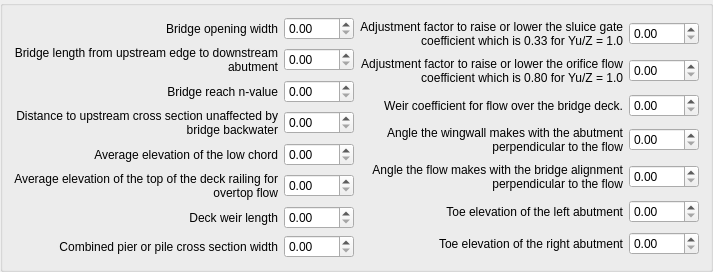
    <widget class="QGroupBox" name="groupBox_2">
     <property name="sizePolicy">
      <sizepolicy hsizetype="Preferred" vsizetype="Preferred">
       <horstretch>0</horstretch>
       <verstretch>0</verstretch>
      </sizepolicy>
     </property>
     <property name="minimumSize">
      <size>
       <width>0</width>
       <height>0</height>
      </size>
     </property>
     <property name="maximumSize">
      <size>
       <width>16777215</width>
       <height>16777215</height>
      </size>
     </property>
     <property name="title">
      <string/>
     </property>
     <layout class="QGridLayout" name="gridLayout_11">
      <item row="0" column="0">
       <layout class="QGridLayout" name="gridLayout_10">
        <property name="sizeConstraint">
         <enum>QLayout::SetMaximumSize</enum>
        </property>
        <item row="0" column="0">
         <layout class="QGridLayout" name="gridLayout_29">
          <property name="sizeConstraint">
           <enum>QLayout::SetFixedSize</enum>
          </property>
          <item row="2" column="0">
           <layout class="QGridLayout" name="gridLayout_16">
            <property name="sizeConstraint">
             <enum>QLayout::SetFixedSize</enum>
            </property>
            <item row="0" column="0">
             <widget class="QLabel" name="label_23">
              <property name="text">
               <string>Bridge reach n-value</string>
              </property>
              <property name="alignment">
               <set>Qt::AlignRight|Qt::AlignTrailing|Qt::AlignVCenter</set>
              </property>
              <property name="wordWrap">
               <bool>true</bool>
              </property>
             </widget>
            </item>
            <item row="0" column="1">
             <widget class="QDoubleSpinBox" name="BN_VALUE_dbox">
              <property name="sizePolicy">
               <sizepolicy hsizetype="Fixed" vsizetype="Fixed">
                <horstretch>0</horstretch>
                <verstretch>0</verstretch>
               </sizepolicy>
              </property>
              <property name="minimumSize">
               <size>
                <width>70</width>
                <height>0</height>
               </size>
              </property>
              <property name="maximumSize">
               <size>
                <width>62</width>
                <height>16777215</height>
               </size>
              </property>
              <property name="maximum">
               <double>9999.000000000000000</double>
              </property>
             </widget>
            </item>
           </layout>
          </item>
          <item row="3" column="0">
           <layout class="QGridLayout" name="gridLayout_17">
            <property name="sizeConstraint">
             <enum>QLayout::SetFixedSize</enum>
            </property>
            <item row="0" column="0">
             <widget class="QLabel" name="label_22">
              <property name="text">
               <string>Distance to upstream cross section unaffected by bridge backwater</string>
              </property>
              <property name="alignment">
               <set>Qt::AlignRight|Qt::AlignTrailing|Qt::AlignVCenter</set>
              </property>
              <property name="wordWrap">
               <bool>true</bool>
              </property>
             </widget>
            </item>
            <item row="0" column="1">
             <widget class="QDoubleSpinBox" name="UPLENGTH12_dbox">
              <property name="sizePolicy">
               <sizepolicy hsizetype="Fixed" vsizetype="Fixed">
                <horstretch>0</horstretch>
                <verstretch>0</verstretch>
               </sizepolicy>
              </property>
              <property name="minimumSize">
               <size>
                <width>70</width>
                <height>0</height>
               </size>
              </property>
              <property name="maximumSize">
               <size>
                <width>62</width>
                <height>16777215</height>
               </size>
              </property>
              <property name="maximum">
               <double>9999.000000000000000</double>
              </property>
             </widget>
            </item>
           </layout>
          </item>
          <item row="0" column="0">
           <layout class="QGridLayout" name="gridLayout_14">
            <property name="sizeConstraint">
             <enum>QLayout::SetFixedSize</enum>
            </property>
            <item row="0" column="0">
             <widget class="QLabel" name="label_52">
              <property name="text">
               <string>Bridge opening width</string>
              </property>
              <property name="alignment">
               <set>Qt::AlignRight|Qt::AlignTrailing|Qt::AlignVCenter</set>
              </property>
              <property name="wordWrap">
               <bool>true</bool>
              </property>
             </widget>
            </item>
            <item row="0" column="1">
             <widget class="QDoubleSpinBox" name="BOPENING_dbox">
              <property name="sizePolicy">
               <sizepolicy hsizetype="Fixed" vsizetype="Fixed">
                <horstretch>0</horstretch>
                <verstretch>0</verstretch>
               </sizepolicy>
              </property>
              <property name="minimumSize">
               <size>
                <width>70</width>
                <height>0</height>
               </size>
              </property>
              <property name="maximumSize">
               <size>
                <width>62</width>
                <height>16777215</height>
               </size>
              </property>
              <property name="maximum">
               <double>9999.000000000000000</double>
              </property>
             </widget>
            </item>
           </layout>
          </item>
          <item row="1" column="0">
           <layout class="QGridLayout" name="gridLayout_15">
            <property name="sizeConstraint">
             <enum>QLayout::SetFixedSize</enum>
            </property>
            <item row="0" column="0">
             <widget class="QLabel" name="label_10">
              <property name="text">
               <string>Bridge length from upstream edge to downstream abutment</string>
              </property>
              <property name="alignment">
               <set>Qt::AlignRight|Qt::AlignTrailing|Qt::AlignVCenter</set>
              </property>
              <property name="wordWrap">
               <bool>true</bool>
              </property>
             </widget>
            </item>
            <item row="0" column="1">
             <widget class="QDoubleSpinBox" name="BLENGTH_dbox">
              <property name="sizePolicy">
               <sizepolicy hsizetype="Fixed" vsizetype="Fixed">
                <horstretch>0</horstretch>
                <verstretch>0</verstretch>
               </sizepolicy>
              </property>
              <property name="minimumSize">
               <size>
                <width>70</width>
                <height>0</height>
               </size>
              </property>
              <property name="maximumSize">
               <size>
                <width>62</width>
                <height>16777215</height>
               </size>
              </property>
              <property name="maximum">
               <double>9999.000000000000000</double>
              </property>
             </widget>
            </item>
           </layout>
          </item>
          <item row="5" column="0">
           <layout class="QGridLayout" name="gridLayout_19">
            <property name="sizeConstraint">
             <enum>QLayout::SetFixedSize</enum>
            </property>
            <item row="0" column="0">
             <widget class="QLabel" name="label_21">
              <property name="text">
               <string>Average elevation of the top of the deck railing for overtop flow</string>
              </property>
              <property name="alignment">
               <set>Qt::AlignRight|Qt::AlignTrailing|Qt::AlignVCenter</set>
              </property>
              <property name="wordWrap">
               <bool>true</bool>
              </property>
             </widget>
            </item>
            <item row="0" column="1">
             <widget class="QDoubleSpinBox" name="DECKHT_dbox">
              <property name="sizePolicy">
               <sizepolicy hsizetype="Fixed" vsizetype="Fixed">
                <horstretch>0</horstretch>
                <verstretch>0</verstretch>
               </sizepolicy>
              </property>
              <property name="minimumSize">
               <size>
                <width>70</width>
                <height>0</height>
               </size>
              </property>
              <property name="maximumSize">
               <size>
                <width>62</width>
                <height>16777215</height>
               </size>
              </property>
              <property name="maximum">
               <double>9999.000000000000000</double>
              </property>
             </widget>
            </item>
           </layout>
          </item>
          <item row="4" column="0">
           <layout class="QGridLayout" name="gridLayout_18">
            <property name="sizeConstraint">
             <enum>QLayout::SetFixedSize</enum>
            </property>
            <item row="0" column="0">
             <widget class="QLabel" name="label_11">
              <property name="text">
               <string>Average elevation of the low chord</string>
              </property>
              <property name="alignment">
               <set>Qt::AlignRight|Qt::AlignTrailing|Qt::AlignVCenter</set>
              </property>
              <property name="wordWrap">
               <bool>true</bool>
              </property>
             </widget>
            </item>
            <item row="0" column="1">
             <widget class="QDoubleSpinBox" name="LOWCHORD_dbox">
              <property name="sizePolicy">
               <sizepolicy hsizetype="Fixed" vsizetype="Fixed">
                <horstretch>0</horstretch>
                <verstretch>0</verstretch>
               </sizepolicy>
              </property>
              <property name="minimumSize">
               <size>
                <width>70</width>
                <height>0</height>
               </size>
              </property>
              <property name="maximumSize">
               <size>
                <width>62</width>
                <height>16777215</height>
               </size>
              </property>
              <property name="maximum">
               <double>9999.000000000000000</double>
              </property>
             </widget>
            </item>
           </layout>
          </item>
          <item row="6" column="0">
           <layout class="QGridLayout" name="gridLayout_20">
            <property name="sizeConstraint">
             <enum>QLayout::SetFixedSize</enum>
            </property>
            <item row="0" column="0">
             <widget class="QLabel" name="label_20">
              <property name="text">
               <string>Deck weir length</string>
              </property>
              <property name="alignment">
               <set>Qt::AlignRight|Qt::AlignTrailing|Qt::AlignVCenter</set>
              </property>
              <property name="wordWrap">
               <bool>true</bool>
              </property>
             </widget>
            </item>
            <item row="0" column="1">
             <widget class="QDoubleSpinBox" name="DECKLENGTH_dbox">
              <property name="sizePolicy">
               <sizepolicy hsizetype="Fixed" vsizetype="Fixed">
                <horstretch>0</horstretch>
                <verstretch>0</verstretch>
               </sizepolicy>
              </property>
              <property name="minimumSize">
               <size>
                <width>70</width>
                <height>0</height>
               </size>
              </property>
              <property name="maximumSize">
               <size>
                <width>62</width>
                <height>16777215</height>
               </size>
              </property>
              <property name="maximum">
               <double>9999.000000000000000</double>
              </property>
             </widget>
            </item>
           </layout>
          </item>
          <item row="7" column="0">
           <layout class="QGridLayout" name="gridLayout_21">
            <property name="sizeConstraint">
             <enum>QLayout::SetFixedSize</enum>
            </property>
            <item row="0" column="0">
             <widget class="QLabel" name="label_19">
              <property name="text">
               <string>Combined pier or pile cross section width</string>
              </property>
              <property name="alignment">
               <set>Qt::AlignRight|Qt::AlignTrailing|Qt::AlignVCenter</set>
              </property>
              <property name="wordWrap">
               <bool>true</bool>
              </property>
             </widget>
            </item>
            <item row="0" column="1">
             <widget class="QDoubleSpinBox" name="PIERWIDTH_dbox">
              <property name="sizePolicy">
               <sizepolicy hsizetype="Fixed" vsizetype="Fixed">
                <horstretch>0</horstretch>
                <verstretch>0</verstretch>
               </sizepolicy>
              </property>
              <property name="minimumSize">
               <size>
                <width>70</width>
                <height>0</height>
               </size>
              </property>
              <property name="maximumSize">
               <size>
                <width>62</width>
                <height>16777215</height>
               </size>
              </property>
              <property name="maximum">
               <double>9999.000000000000000</double>
              </property>
             </widget>
            </item>
           </layout>
          </item>
         </layout>
        </item>
        <item row="0" column="1">
         <layout class="QGridLayout" name="gridLayout_30">
          <property name="sizeConstraint">
           <enum>QLayout::SetFixedSize</enum>
          </property>
          <item row="0" column="0">
           <layout class="QGridLayout" name="gridLayout_22">
            <property name="sizeConstraint">
             <enum>QLayout::SetFixedSize</enum>
            </property>
            <item row="0" column="0">
             <widget class="QLabel" name="label_18">
              <property name="text">
               <string>Adjustment factor to raise or lower the sluice gate coefficient which is 0.33 for Yu/Z = 1.0</string>
              </property>
              <property name="alignment">
               <set>Qt::AlignRight|Qt::AlignTrailing|Qt::AlignVCenter</set>
              </property>
              <property name="wordWrap">
               <bool>true</bool>
              </property>
             </widget>
            </item>
            <item row="0" column="1">
             <widget class="QDoubleSpinBox" name="SLUICECOEFADJ_dbox">
              <property name="sizePolicy">
               <sizepolicy hsizetype="Fixed" vsizetype="Fixed">
                <horstretch>0</horstretch>
                <verstretch>0</verstretch>
               </sizepolicy>
              </property>
              <property name="minimumSize">
               <size>
                <width>70</width>
                <height>0</height>
               </size>
              </property>
              <property name="maximumSize">
               <size>
                <width>62</width>
                <height>16777215</height>
               </size>
              </property>
              <property name="maximum">
               <double>9999.000000000000000</double>
              </property>
             </widget>
            </item>
           </layout>
          </item>
          <item row="1" column="0">
           <layout class="QGridLayout" name="gridLayout_23">
            <property name="sizeConstraint">
             <enum>QLayout::SetFixedSize</enum>
            </property>
            <item row="0" column="0">
             <widget class="QLabel" name="label_17">
              <property name="text">
               <string>Adjustment factor to raise or lower the orifice flow coefficient which is 0.80 for Yu/Z = 1.0</string>
              </property>
              <property name="alignment">
               <set>Qt::AlignRight|Qt::AlignTrailing|Qt::AlignVCenter</set>
              </property>
              <property name="wordWrap">
               <bool>true</bool>
              </property>
             </widget>
            </item>
            <item row="0" column="1">
             <widget class="QDoubleSpinBox" name="ORIFICECOEFADJ_dbox">
              <property name="sizePolicy">
               <sizepolicy hsizetype="Fixed" vsizetype="Fixed">
                <horstretch>0</horstretch>
                <verstretch>0</verstretch>
               </sizepolicy>
              </property>
              <property name="minimumSize">
               <size>
                <width>70</width>
                <height>0</height>
               </size>
              </property>
              <property name="maximumSize">
               <size>
                <width>62</width>
                <height>16777215</height>
               </size>
              </property>
              <property name="maximum">
               <double>9999.000000000000000</double>
              </property>
             </widget>
            </item>
           </layout>
          </item>
          <item row="2" column="0">
           <layout class="QGridLayout" name="gridLayout_28">
            <property name="sizeConstraint">
             <enum>QLayout::SetFixedSize</enum>
            </property>
            <item row="0" column="0">
             <widget class="QLabel" name="label_16">
              <property name="text">
               <string>Weir coefficient for flow over the bridge deck.</string>
              </property>
              <property name="alignment">
               <set>Qt::AlignRight|Qt::AlignTrailing|Qt::AlignVCenter</set>
              </property>
              <property name="wordWrap">
               <bool>true</bool>
              </property>
             </widget>
            </item>
            <item row="0" column="1">
             <widget class="QDoubleSpinBox" name="COEFFWEIRB_dbox">
              <property name="sizePolicy">
               <sizepolicy hsizetype="Fixed" vsizetype="Fixed">
                <horstretch>0</horstretch>
                <verstretch>0</verstretch>
               </sizepolicy>
              </property>
              <property name="minimumSize">
               <size>
                <width>70</width>
                <height>0</height>
               </size>
              </property>
              <property name="maximumSize">
               <size>
                <width>62</width>
                <height>16777215</height>
               </size>
              </property>
              <property name="maximum">
               <double>9999.000000000000000</double>
              </property>
             </widget>
            </item>
           </layout>
          </item>
          <item row="3" column="0">
           <layout class="QGridLayout" name="gridLayout_27">
            <property name="sizeConstraint">
             <enum>QLayout::SetFixedSize</enum>
            </property>
            <item row="0" column="0">
             <widget class="QLabel" name="label_15">
              <property name="text">
               <string>Angle the wingwall makes with the abutment perpendicular to the flow</string>
              </property>
              <property name="alignment">
               <set>Qt::AlignRight|Qt::AlignTrailing|Qt::AlignVCenter</set>
              </property>
              <property name="wordWrap">
               <bool>true</bool>
              </property>
             </widget>
            </item>
            <item row="0" column="1">
             <widget class="QDoubleSpinBox" name="WINGWALL_ANGLE_dbox">
              <property name="sizePolicy">
               <sizepolicy hsizetype="Fixed" vsizetype="Fixed">
                <horstretch>0</horstretch>
                <verstretch>0</verstretch>
               </sizepolicy>
              </property>
              <property name="minimumSize">
               <size>
                <width>70</width>
                <height>0</height>
               </size>
              </property>
              <property name="maximumSize">
               <size>
                <width>62</width>
                <height>16777215</height>
               </size>
              </property>
              <property name="maximum">
               <double>9999.000000000000000</double>
              </property>
             </widget>
            </item>
           </layout>
          </item>
          <item row="4" column="0">
           <layout class="QGridLayout" name="gridLayout_26">
            <item row="0" column="0">
             <widget class="QLabel" name="label_13">
              <property name="text">
               <string>Angle the flow makes with the bridge alignment perpendicular to the flow</string>
              </property>
              <property name="alignment">
               <set>Qt::AlignRight|Qt::AlignTrailing|Qt::AlignVCenter</set>
              </property>
              <property name="wordWrap">
               <bool>true</bool>
              </property>
             </widget>
            </item>
            <item row="0" column="1">
             <widget class="QDoubleSpinBox" name="PHI_ANGLE_dbox">
              <property name="sizePolicy">
               <sizepolicy hsizetype="Fixed" vsizetype="Fixed">
                <horstretch>0</horstretch>
                <verstretch>0</verstretch>
               </sizepolicy>
              </property>
              <property name="minimumSize">
               <size>
                <width>70</width>
                <height>0</height>
               </size>
              </property>
              <property name="maximumSize">
               <size>
                <width>62</width>
                <height>16777215</height>
               </size>
              </property>
              <property name="maximum">
               <double>9999.000000000000000</double>
              </property>
             </widget>
            </item>
           </layout>
          </item>
          <item row="5" column="0">
           <layout class="QGridLayout" name="gridLayout_25">
            <property name="sizeConstraint">
             <enum>QLayout::SetFixedSize</enum>
            </property>
            <item row="0" column="0">
             <widget class="QLabel" name="label_14">
              <property name="text">
               <string>Toe elevation of the left abutment</string>
              </property>
              <property name="alignment">
               <set>Qt::AlignRight|Qt::AlignTrailing|Qt::AlignVCenter</set>
              </property>
              <property name="wordWrap">
               <bool>true</bool>
              </property>
             </widget>
            </item>
            <item row="0" column="1">
             <widget class="QDoubleSpinBox" name="LBTOEABUT_dbox">
              <property name="sizePolicy">
               <sizepolicy hsizetype="Fixed" vsizetype="Fixed">
                <horstretch>0</horstretch>
                <verstretch>0</verstretch>
               </sizepolicy>
              </property>
              <property name="minimumSize">
               <size>
                <width>70</width>
                <height>0</height>
               </size>
              </property>
              <property name="maximumSize">
               <size>
                <width>62</width>
                <height>16777215</height>
               </size>
              </property>
              <property name="maximum">
               <double>9999.000000000000000</double>
              </property>
             </widget>
            </item>
           </layout>
          </item>
          <item row="6" column="0">
           <layout class="QGridLayout" name="gridLayout_24">
            <property name="sizeConstraint">
             <enum>QLayout::SetFixedSize</enum>
            </property>
            <item row="0" column="0">
             <widget class="QLabel" name="label_12">
              <property name="text">
               <string>Toe elevation of the right abutment</string>
              </property>
              <property name="alignment">
               <set>Qt::AlignRight|Qt::AlignTrailing|Qt::AlignVCenter</set>
              </property>
              <property name="wordWrap">
               <bool>true</bool>
              </property>
             </widget>
            </item>
            <item row="0" column="1">
             <widget class="QDoubleSpinBox" name="RBTOEABUT_dbox">
              <property name="sizePolicy">
               <sizepolicy hsizetype="Fixed" vsizetype="Fixed">
                <horstretch>0</horstretch>
                <verstretch>0</verstretch>
               </sizepolicy>
              </property>
              <property name="minimumSize">
               <size>
                <width>70</width>
                <height>0</height>
               </size>
              </property>
              <property name="maximumSize">
               <size>
                <width>62</width>
                <height>16777215</height>
               </size>
              </property>
              <property name="maximum">
               <double>9999.000000000000000</double>
              </property>
             </widget>
            </item>
           </layout>
          </item>
         </layout>
        </item>
       </layout>
      </item>
     </layout>
    </widget>
